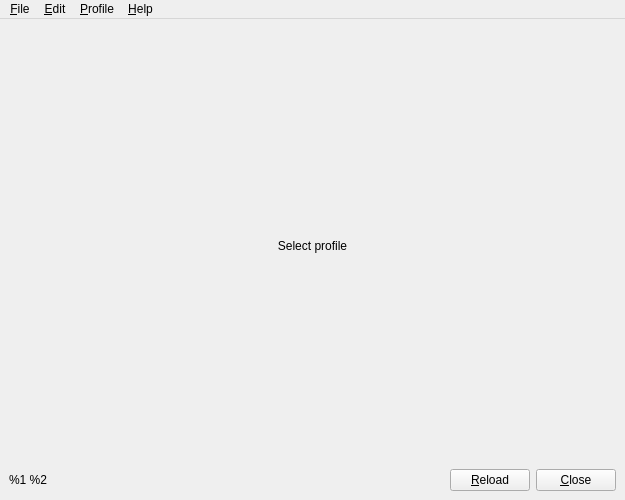
<?xml version="1.0" encoding="UTF-8"?>
<ui version="4.0">
 <class>UserInterface</class>
 <widget class="QMainWindow" name="UserInterface">
  <property name="geometry">
   <rect>
    <x>0</x>
    <y>0</y>
    <width>625</width>
    <height>500</height>
   </rect>
  </property>
  <property name="minimumSize">
   <size>
    <width>625</width>
    <height>500</height>
   </size>
  </property>
  <property name="windowTitle">
   <string>%2 - %1</string>
  </property>
  <widget class="QWidget" name="cwUI">
   <layout class="QVBoxLayout" name="vlUI">
    <property name="leftMargin">
     <number>0</number>
    </property>
    <property name="topMargin">
     <number>0</number>
    </property>
    <property name="rightMargin">
     <number>0</number>
    </property>
    <property name="bottomMargin">
     <number>0</number>
    </property>
    <item>
     <widget class="QStackedWidget" name="swProfile">
      <property name="lineWidth">
       <number>0</number>
      </property>
      <widget class="QWidget" name="swSelection">
       <layout class="QVBoxLayout" name="vlUserInterface">
        <property name="spacing">
         <number>6</number>
        </property>
        <property name="leftMargin">
         <number>9</number>
        </property>
        <property name="topMargin">
         <number>9</number>
        </property>
        <property name="rightMargin">
         <number>9</number>
        </property>
        <property name="bottomMargin">
         <number>9</number>
        </property>
        <item>
         <spacer name="vsUpper">
          <property name="orientation">
           <enum>Qt::Vertical</enum>
          </property>
          <property name="sizeHint" stdset="0">
           <size>
            <width>0</width>
            <height>0</height>
           </size>
          </property>
         </spacer>
        </item>
        <item>
         <widget class="QLabel" name="labSelectProfile">
          <property name="text">
           <string>Select profile</string>
          </property>
          <property name="alignment">
           <set>Qt::AlignCenter</set>
          </property>
          <property name="wordWrap">
           <bool>true</bool>
          </property>
         </widget>
        </item>
        <item>
         <layout class="QVBoxLayout" name="vlButtons"/>
        </item>
        <item>
         <spacer name="vsFooter">
          <property name="orientation">
           <enum>Qt::Vertical</enum>
          </property>
          <property name="sizeHint" stdset="0">
           <size>
            <width>0</width>
            <height>0</height>
           </size>
          </property>
         </spacer>
        </item>
        <item>
         <layout class="QHBoxLayout" name="hlButtons">
          <item>
           <widget class="QLabel" name="labVersion">
            <property name="text">
             <string>%1 %2</string>
            </property>
           </widget>
          </item>
          <item>
           <spacer name="hsButtons">
            <property name="orientation">
             <enum>Qt::Horizontal</enum>
            </property>
            <property name="sizeHint" stdset="0">
             <size>
              <width>0</width>
              <height>0</height>
             </size>
            </property>
           </spacer>
          </item>
          <item>
           <widget class="QPushButton" name="cmdReload">
            <property name="sizePolicy">
             <sizepolicy hsizetype="Minimum" vsizetype="Minimum">
              <horstretch>0</horstretch>
              <verstretch>0</verstretch>
             </sizepolicy>
            </property>
            <property name="toolTip">
             <string>Reload profile overview</string>
            </property>
            <property name="text">
             <string>&amp;Reload</string>
            </property>
            <property name="autoDefault">
             <bool>true</bool>
            </property>
           </widget>
          </item>
          <item>
           <widget class="QPushButton" name="cmdClose">
            <property name="sizePolicy">
             <sizepolicy hsizetype="Minimum" vsizetype="Minimum">
              <horstretch>0</horstretch>
              <verstretch>0</verstretch>
             </sizepolicy>
            </property>
            <property name="toolTip">
             <string extracomment="Close %1 &lt;- (gta5view/gta5sync) - %1 will be replaced automatically">Close %1</string>
            </property>
            <property name="text">
             <string>&amp;Close</string>
            </property>
            <property name="autoDefault">
             <bool>true</bool>
            </property>
           </widget>
          </item>
         </layout>
        </item>
       </layout>
      </widget>
     </widget>
    </item>
   </layout>
  </widget>
  <widget class="QMenuBar" name="menuBar">
   <property name="geometry">
    <rect>
     <x>0</x>
     <y>0</y>
     <width>625</width>
     <height>23</height>
    </rect>
   </property>
   <widget class="QMenu" name="menuFile">
    <property name="title">
     <string>&amp;File</string>
    </property>
    <addaction name="actionSelect_GTA_Folder"/>
    <addaction name="actionOpen_File"/>
    <addaction name="actionSelect_profile"/>
    <addaction name="separator"/>
    <addaction name="actionExit"/>
   </widget>
   <widget class="QMenu" name="menuHelp">
    <property name="title">
     <string>&amp;Help</string>
    </property>
    <addaction name="actionAbout_gta5sync"/>
   </widget>
   <widget class="QMenu" name="menuEdit">
    <property name="title">
     <string>&amp;Edit</string>
    </property>
    <addaction name="actionOptions"/>
   </widget>
   <widget class="QMenu" name="menuProfile">
    <property name="title">
     <string>&amp;Profile</string>
    </property>
    <widget class="QMenu" name="menuSelection_visibility">
     <property name="title">
      <string>&amp;Selection visibility</string>
     </property>
     <addaction name="action_Enable_In_game"/>
     <addaction name="action_Disable_In_game"/>
    </widget>
    <widget class="QMenu" name="menuManage_selection">
     <property name="title">
      <string>Selection &amp;mass tools</string>
     </property>
     <addaction name="actionQualify_as_Avatar"/>
     <addaction name="actionChange_Players"/>
     <addaction name="actionSet_Crew"/>
     <addaction name="actionSet_Title"/>
    </widget>
    <addaction name="action_Import"/>
    <addaction name="actionExport_selected"/>
    <addaction name="actionDelete_selected"/>
    <addaction name="separator"/>
    <addaction name="menuManage_selection"/>
    <addaction name="menuSelection_visibility"/>
    <addaction name="separator"/>
    <addaction name="actionSelect_all"/>
    <addaction name="actionDeselect_all"/>
   </widget>
   <addaction name="menuFile"/>
   <addaction name="menuEdit"/>
   <addaction name="menuProfile"/>
   <addaction name="menuHelp"/>
  </widget>
  <action name="actionAbout_gta5sync">
   <property name="text">
    <string>&amp;About %1</string>
   </property>
   <property name="shortcut">
    <string notr="true">Ctrl+P</string>
   </property>
  </action>
  <action name="actionExit">
   <property name="text">
    <string>&amp;Exit</string>
   </property>
   <property name="toolTip">
    <string>Exit</string>
   </property>
   <property name="shortcut">
    <string notr="true">Ctrl+Q</string>
   </property>
  </action>
  <action name="actionSelect_profile">
   <property name="text">
    <string>Close &amp;Profile</string>
   </property>
   <property name="shortcut">
    <string notr="true">Ctrl+End</string>
   </property>
  </action>
  <action name="actionOptions">
   <property name="text">
    <string>&amp;Settings</string>
   </property>
   <property name="shortcut">
    <string notr="true">Ctrl+S</string>
   </property>
  </action>
  <action name="actionSelect_all">
   <property name="text">
    <string>Select &amp;All</string>
   </property>
   <property name="shortcut">
    <string notr="true">Ctrl+A</string>
   </property>
  </action>
  <action name="actionDeselect_all">
   <property name="text">
    <string>&amp;Deselect All</string>
   </property>
   <property name="shortcut">
    <string notr="true">Ctrl+D</string>
   </property>
  </action>
  <action name="actionExport_selected">
   <property name="text">
    <string>&amp;Export selected...</string>
   </property>
   <property name="shortcut">
    <string notr="true">Ctrl+E</string>
   </property>
  </action>
  <action name="actionDelete_selected">
   <property name="text">
    <string>&amp;Remove selected</string>
   </property>
   <property name="shortcut">
    <string notr="true">Ctrl+Del</string>
   </property>
  </action>
  <action name="action_Import">
   <property name="text">
    <string>&amp;Import files...</string>
   </property>
   <property name="shortcut">
    <string notr="true">Ctrl+I</string>
   </property>
  </action>
  <action name="actionOpen_File">
   <property name="text">
    <string>&amp;Open File...</string>
   </property>
   <property name="shortcut">
    <string notr="true">Ctrl+O</string>
   </property>
  </action>
  <action name="actionSelect_GTA_Folder">
   <property name="text">
    <string>Select &amp;RDR 2 Folder...</string>
   </property>
   <property name="toolTip">
    <string>Select RDR 2 Folder...</string>
   </property>
   <property name="shortcut">
    <string notr="true">Ctrl+G</string>
   </property>
  </action>
  <action name="action_Enable_In_game">
   <property name="text">
    <string>Show In-gam&amp;e</string>
   </property>
   <property name="shortcut">
    <string notr="true">Shift+E</string>
   </property>
  </action>
  <action name="action_Disable_In_game">
   <property name="text">
    <string>Hi&amp;de In-game</string>
   </property>
   <property name="shortcut">
    <string notr="true">Shift+D</string>
   </property>
  </action>
  <action name="actionSet_Title">
   <property name="text">
    <string>Change &amp;Title...</string>
   </property>
   <property name="shortcut">
    <string notr="true">Shift+T</string>
   </property>
  </action>
  <action name="actionSet_Crew">
   <property name="text">
    <string>Change &amp;Crew...</string>
   </property>
   <property name="shortcut">
    <string notr="true">Shift+C</string>
   </property>
  </action>
  <action name="actionQualify_as_Avatar">
   <property name="text">
    <string>&amp;Qualify as Avatar</string>
   </property>
   <property name="shortcut">
    <string notr="true">Shift+Q</string>
   </property>
  </action>
  <action name="actionChange_Players">
   <property name="text">
    <string>Change &amp;Players...</string>
   </property>
   <property name="shortcut">
    <string notr="true">Shift+P</string>
   </property>
  </action>
 </widget>
 <resources/>
 <connections>
  <connection>
   <sender>cmdClose</sender>
   <signal>clicked()</signal>
   <receiver>UserInterface</receiver>
   <slot>close()</slot>
   <hints>
    <hint type="sourcelabel">
     <x>572</x>
     <y>476</y>
    </hint>
    <hint type="destinationlabel">
     <x>312</x>
     <y>249</y>
    </hint>
   </hints>
  </connection>
 </connections>
</ui>
